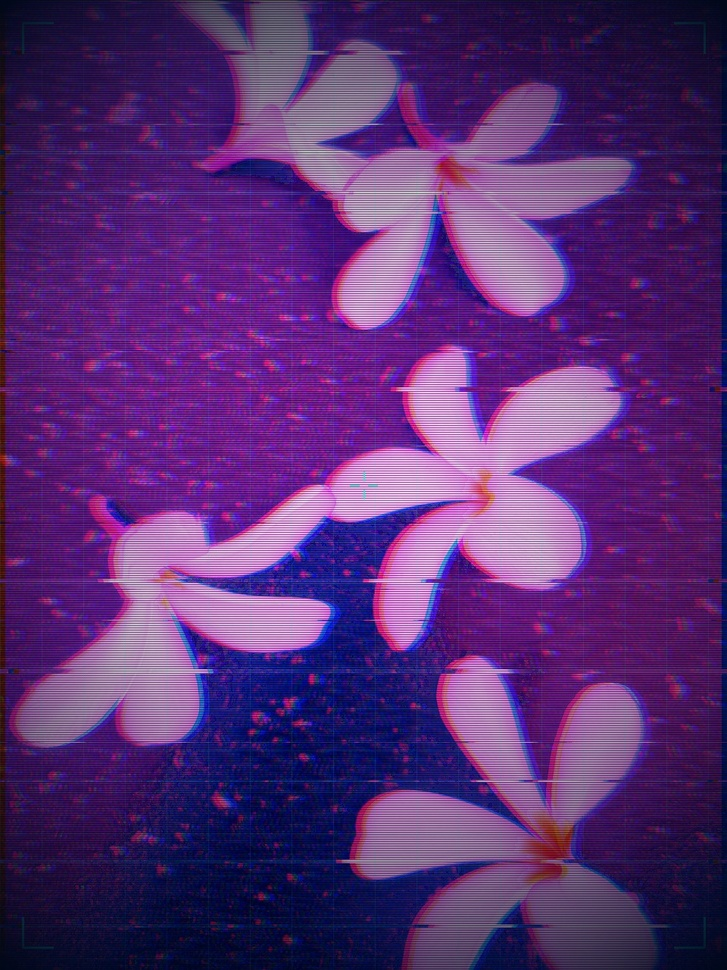
#> input picture Future_Themed_image.jpg, 727 x 970 px, shrunk from 960 x 1280 before the run
$ jupyter execute Future_image.ipynb
#> lines starting #> are read from the running program, lines starting #| are printed output that depends on the picture
[cell 1]
from google.colab import files
uploaded = files.upload()
#> the answer given: Future_Themed_image.jpg

[cell 2]
from PIL import Image, ImageEnhance, ImageFilter, ImageOps, ImageDraw
import random, math

input_path = list(uploaded.keys())[0]
output_path = "output_future_final.jpg"

# ──────────────────────────────────────────────
# 1. CYBERPUNK COLOR GRADE
# Crushes greens, boosts cyan + magenta tones
# ──────────────────────────────────────────────
def apply_cyberpunk_grade(image):
    pixels = image.load()
    result = Image.new("RGB", image.size)
    res_px = result.load()
    for y in range(image.height):
        for x in range(image.width):
            r, g, b = pixels[x, y]

            # Push reds → magenta, blues → cyan, crush mid greens
            r = min(int(r * 1.15 + 20), 255)       # lift reds → warm neon
            g = min(int(g * 0.60), 255)             # crush greens hard
            b = min(int(b * 1.35 + 30), 255)        # push blues → electric

            # Teal shadow tint in dark areas
            brightness = (r + g + b) // 3
            if brightness < 80:
                r = min(max(r - 10, 0), 255)
                g = min(max(g + 25, 0), 255)
                b = min(max(b + 40, 0), 255)

            # Magenta highlight tint in bright areas
            if brightness > 180:
                r = min(r + 30, 255)
                g = min(max(g - 15, 0), 255)
                b = min(b + 20, 255)

            res_px[x, y] = (
                min(max(r, 0), 255),
                min(max(g, 0), 255),
                min(max(b, 0), 255)
            )
    return result

# ──────────────────────────────────────────────
# 2. CHROMATIC ABERRATION
# Splits RGB channels and offsets them
# ──────────────────────────────────────────────
def apply_chromatic_aberration(image, shift=6):
    r, g, b = image.split()

    # Shift red channel left, blue channel right
    def shift_channel(channel, dx, dy):
        shifted = Image.new("L", channel.size, 0)
        px_src = channel.load()
        px_dst = shifted.load()
        w, h = channel.size
        for y in range(h):
            for x in range(w):
                nx, ny = x + dx, y + dy
                if 0 <= nx < w and 0 <= ny < h:
                    px_dst[nx, ny] = px_src[x, y]
        return shifted

    r_shifted = shift_channel(r, -shift, 0)
    b_shifted = shift_channel(b,  shift, 1)

    return Image.merge("RGB", (r_shifted, g, b_shifted))

# ──────────────────────────────────────────────
# 3. SCANLINES
# Simulates CRT / holographic display lines
# ──────────────────────────────────────────────
def apply_scanlines(image, gap=3, darkness=0.55):
    result = image.copy()
    pixels = result.load()
    for y in range(image.height):
        if y % gap == 0:
            for x in range(image.width):
                r, g, b = pixels[x, y]
                pixels[x, y] = (
                    int(r * darkness),
                    int(g * darkness),
                    int(b * darkness)
                )
    return result

# ──────────────────────────────────────────────
# 4. GLITCH EFFECT
# Randomly shifts horizontal pixel rows
# ──────────────────────────────────────────────
def apply_glitch(image, num_glitches=18, max_shift=22):
    result = image.copy()
    pixels = result.load()
    src_pixels = image.load()
    w, h = image.size

    for _ in range(num_glitches):
        y_start = random.randint(0, h - 1)
        band_height = random.randint(1, 6)
        shift = random.randint(-max_shift, max_shift)
        tint = random.choice([
            (30, 0, 0), (0, 0, 30), (0, 30, 30),   # red/blue/cyan glitch
            (-20, -20, -20), (20, 20, 20)
        ])

        for dy in range(band_height):
            y = min(y_start + dy, h - 1)
            for x in range(w):
                src_x = (x + shift) % w
                r, g, b = src_pixels[src_x, y]
                pixels[x, y] = (
                    min(max(r + tint[0], 0), 255),
                    min(max(g + tint[1], 0), 255),
                    min(max(b + tint[2], 0), 255),
                )
    return result

# ──────────────────────────────────────────────
# 5. NEON GLOW
# Brightens highlights with colored neon bloom
# ──────────────────────────────────────────────
def apply_neon_glow(image, threshold=170, glow_color=(0, 255, 220), strength=0.45):
    glow_layer = Image.new("RGB", image.size, (0, 0, 0))
    glow_px = glow_layer.load()
    src_px = image.load()

    for y in range(image.height):
        for x in range(image.width):
            r, g, b = src_px[x, y]
            brightness = (r + g + b) // 3
            if brightness > threshold:
                factor = (brightness - threshold) / (255 - threshold)
                glow_px[x, y] = (
                    int(glow_color[0] * factor),
                    int(glow_color[1] * factor),
                    int(glow_color[2] * factor),
                )

    # Blur glow layer for bloom spread
    glow_layer = glow_layer.filter(ImageFilter.GaussianBlur(radius=8))

    # Blend glow back onto image
    result = Image.new("RGB", image.size)
    res_px = result.load()
    img_px = image.load()
    gl_px = glow_layer.load()

    for y in range(image.height):
        for x in range(image.width):
            r = min(img_px[x, y][0] + int(gl_px[x, y][0] * strength), 255)
            g = min(img_px[x, y][1] + int(gl_px[x, y][1] * strength), 255)
            b = min(img_px[x, y][2] + int(gl_px[x, y][2] * strength), 255)
            res_px[x, y] = (r, g, b)
    return result

# ──────────────────────────────────────────────
# 6. HUD GRID OVERLAY
# Draws a futuristic targeting grid + corner brackets
# ──────────────────────────────────────────────
def apply_hud_grid(image, grid_spacing=60, grid_color=(0, 255, 200, 35),
                   bracket_color=(0, 255, 200, 180)):
    overlay = Image.new("RGBA", image.size, (0, 0, 0, 0))
    draw = ImageDraw.Draw(overlay)
    w, h = image.size

    # Draw grid lines
    for x in range(0, w, grid_spacing):
        draw.line([(x, 0), (x, h)], fill=grid_color, width=1)
    for y in range(0, h, grid_spacing):
        draw.line([(0, y), (w, y)], fill=grid_color, width=1)

    # Corner bracket marks (top-left, top-right, bottom-left, bottom-right)
    bracket_len = 40
    bracket_thickness = 3
    margin = 30
    corners = [
        (margin, margin),
        (w - margin, margin),
        (margin, h - margin),
        (w - margin, h - margin),
    ]
    directions = [
        (1, 1), (-1, 1), (1, -1), (-1, -1)
    ]
    for (cx, cy), (dx, dy) in zip(corners, directions):
        # Horizontal arm
        draw.line([(cx, cy), (cx + dx * bracket_len, cy)],
                  fill=bracket_color, width=bracket_thickness)
        # Vertical arm
        draw.line([(cx, cy), (cx, cy + dy * bracket_len)],
                  fill=bracket_color, width=bracket_thickness)

    # Center crosshair
    cx, cy = w // 2, h // 2
    cross_size = 18
    gap = 6
    draw.line([(cx - cross_size, cy), (cx - gap, cy)], fill=bracket_color, width=2)
    draw.line([(cx + gap, cy), (cx + cross_size, cy)], fill=bracket_color, width=2)
    draw.line([(cx, cy - cross_size), (cx, cy - gap)], fill=bracket_color, width=2)
    draw.line([(cx, cy + gap), (cx, cy + cross_size)], fill=bracket_color, width=2)

    # Blend overlay
    base = image.convert("RGBA")
    composite = Image.alpha_composite(base, overlay)
    return composite.convert("RGB")

# ──────────────────────────────────────────────
# 7. VIGNETTE (dark edge glow like a screen)
# ──────────────────────────────────────────────
def apply_future_vignette(image, tint=(0, 10, 30)):
    cx, cy = image.width / 2, image.height / 2
    max_dist = math.sqrt(cx**2 + cy**2)
    result = image.copy()
    pixels = result.load()

    for y in range(image.height):
        for x in range(image.width):
            dist = math.sqrt((x - cx)**2 + (y - cy)**2)
            falloff = (dist / max_dist) ** 2.2
            r, g, b = pixels[x, y]
            # Darken + push toward tint color at edges
            pixels[x, y] = (
                int(r * (1 - falloff) + tint[0] * falloff),
                int(g * (1 - falloff) + tint[1] * falloff),
                int(b * (1 - falloff) + tint[2] * falloff),
            )
    return result

# ──────────────────────────────────────────────
# MASTER PIPELINE
# ──────────────────────────────────────────────
def future_effect(input_path, output_path):
    image = Image.open(input_path).convert("RGB")

    print("🔵 Applying cyberpunk color grade...")
    image = apply_cyberpunk_grade(image)

    print("🔵 Boosting contrast for neon pop...")
    image = ImageEnhance.Contrast(image).enhance(1.45)
    image = ImageEnhance.Sharpness(image).enhance(2.0)

    print("🔵 Applying chromatic aberration...")
    image = apply_chromatic_aberration(image, shift=7)

    print("🔵 Applying neon glow bloom...")
    image = apply_neon_glow(image, threshold=160,
                            glow_color=(0, 255, 220), strength=0.50)

    print("🔵 Adding glitch bands...")
    image = apply_glitch(image, num_glitches=20, max_shift=25)

    print("🔵 Overlaying scanlines...")
    image = apply_scanlines(image, gap=3, darkness=0.50)

    print("🔵 Applying HUD grid overlay...")
    image = apply_hud_grid(image, grid_spacing=55)

    print("🔵 Adding screen vignette...")
    image = apply_future_vignette(image, tint=(0, 8, 25))

    image.save(output_path, quality=95)
    print(f"✅ Saved → {output_path}")
    return image

result = future_effect(input_path, output_path)
#> in future_effect, image is the input picture: PIL image 727x970 RGB; mean R, G, B 87.4, 45.3, 116.8
#> in apply_chromatic_aberration, `r_shifted = shift_channel(r, -shift, 0)`:
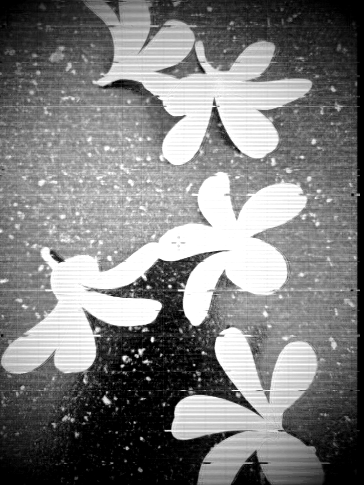
#> r_shifted: PIL image 727x970 L (shown at 1/2 size); min 0, max 255, mean 125.1
#> in apply_chromatic_aberration, `b_shifted = shift_channel(b,  shift, 1)`:
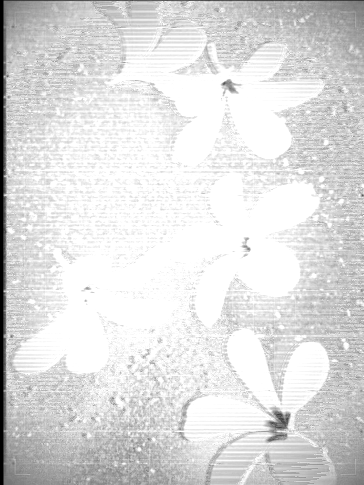
#> b_shifted: PIL image 727x970 L (shown at 1/2 size); min 0, max 255, mean 221.5
#> in apply_chromatic_aberration, `return Image.merge("RGB", (r_shifted, g, b_shifted))`:
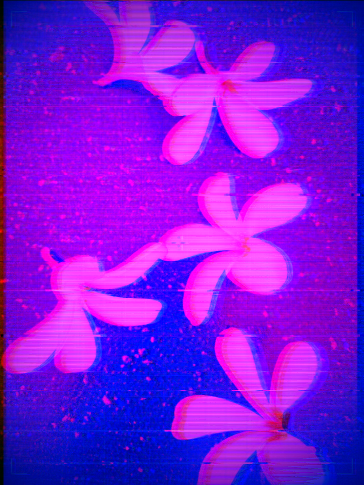
#> returned value: PIL image 727x970 RGB (shown at 1/2 size); mean R, G, B 125.1, 19.3, 221.5
#> in apply_neon_glow, `glow_layer = glow_layer.filter(ImageFilter.GaussianBlur(radius=8))`:
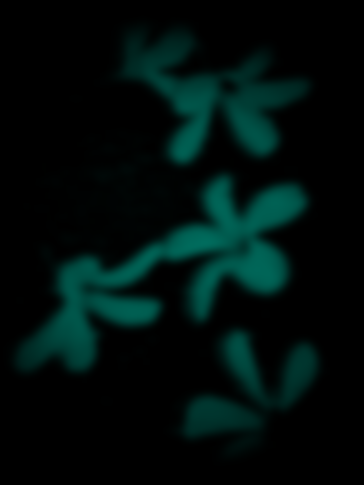
#> glow_layer: PIL image 727x970 RGB (shown at 1/2 size); mean R, G, B 0, 14.1, 12.2
#> in future_effect, `image = apply_scanlines(image, gap=3, darkness=0.50)`:
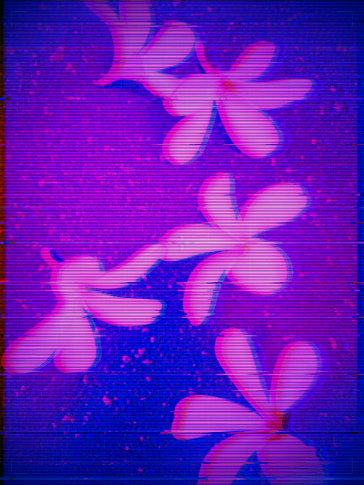
#> image: PIL image 727x970 RGB (shown at 1/2 size); mean R, G, B 104.4, 22.1, 185.1
#> in future_effect, `image = apply_future_vignette(image, tint=(0, 8, 25))`:
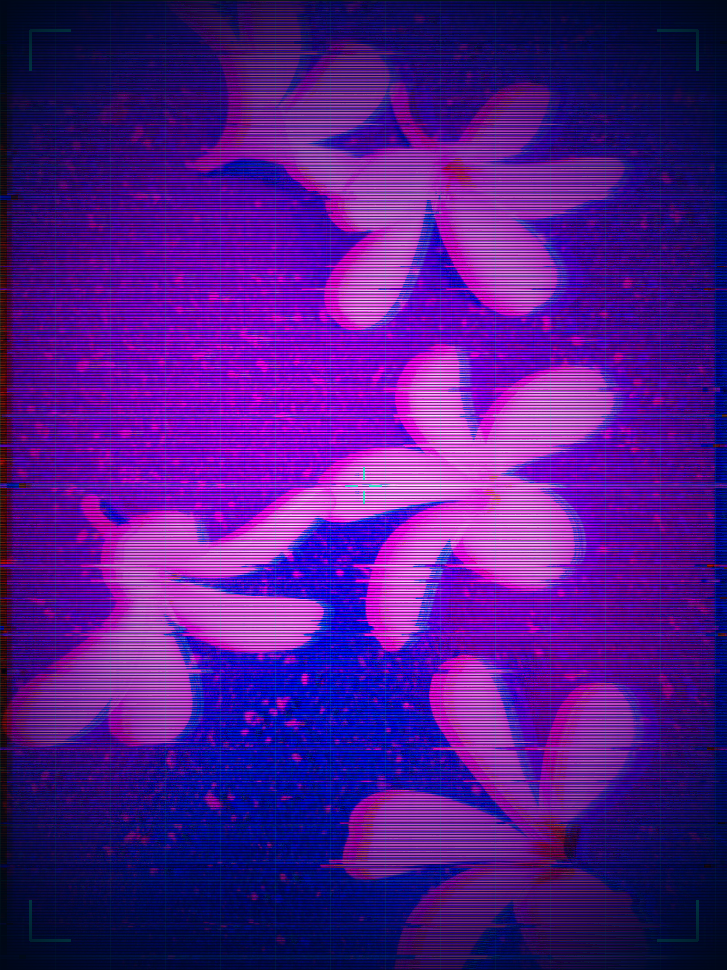
#> image: PIL image 727x970 RGB; mean R, G, B 80.6, 20, 140.4

$ run again, on Source_Image.jpeg
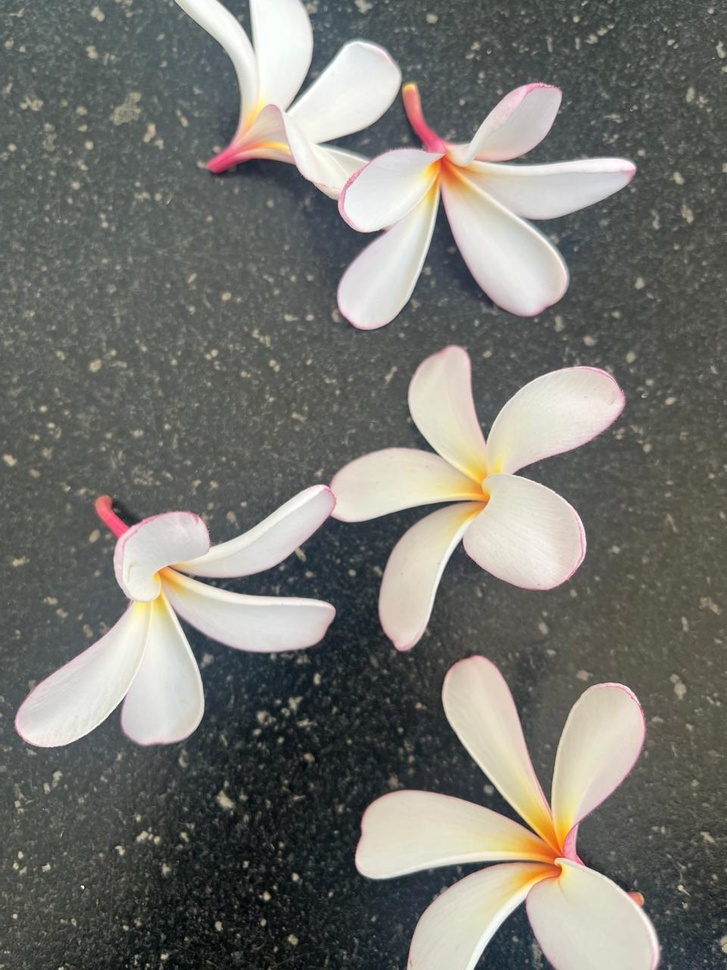
#> input picture Source_Image.jpeg, 727 x 970 px, shrunk from 960 x 1280 before the run
#> in future_effect, image is the input picture: PIL image 727x970 RGB; mean R, G, B 117.8, 117.2, 111.8
#> result: PIL image 727x970 RGB; every value is 0
#> shifted: PIL image 727x970 L; every value is 0
#> in apply_neon_glow, `glow_layer = glow_layer.filter(ImageFilter.GaussianBlur(radius=8))`:
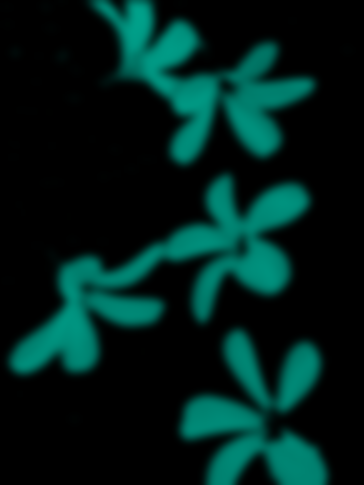
#> glow_layer: PIL image 727x970 RGB (shown at 1/2 size); mean R, G, B 0, 30.8, 26.6
#> in future_effect, `image = apply_scanlines(image, gap=3, darkness=0.50)`:
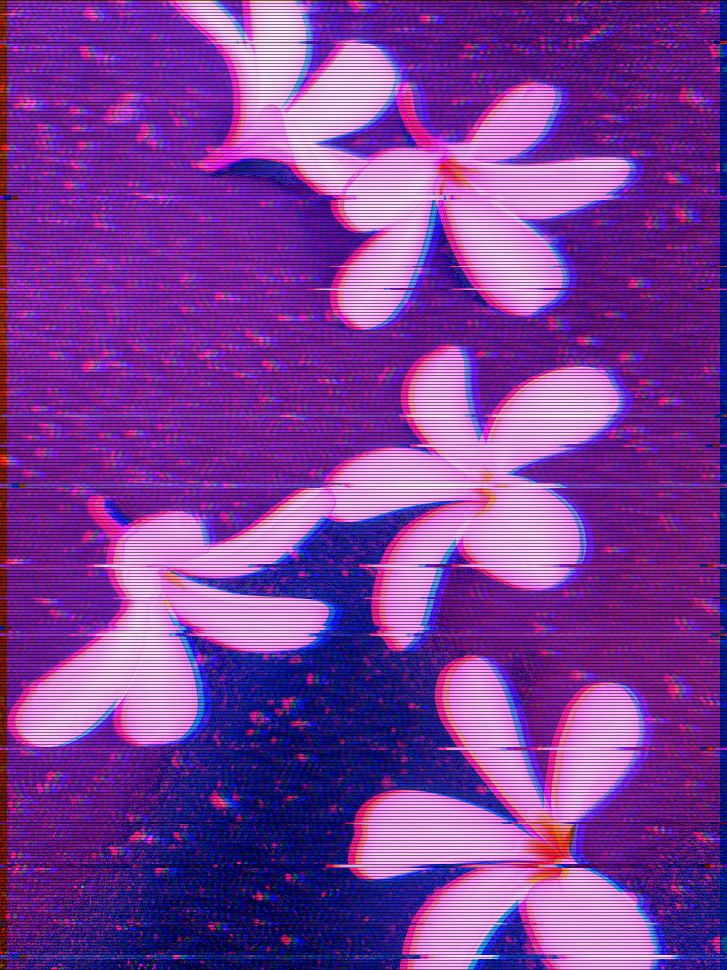
#> image: PIL image 727x970 RGB; mean R, G, B 122.7, 57.4, 154.6
#> overlay: PIL image 727x970 RGBA; every value is 0
